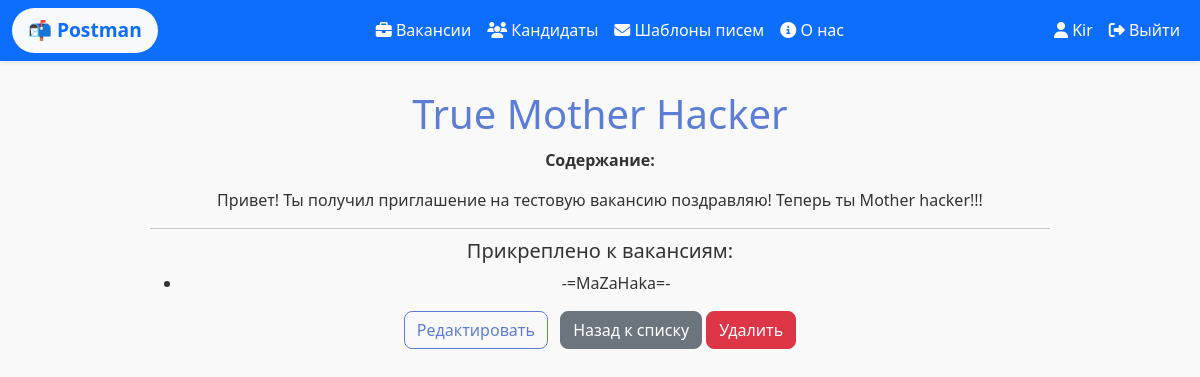
/data/template_detail/5/ (signed in), run on an earlier commit of the app's database.
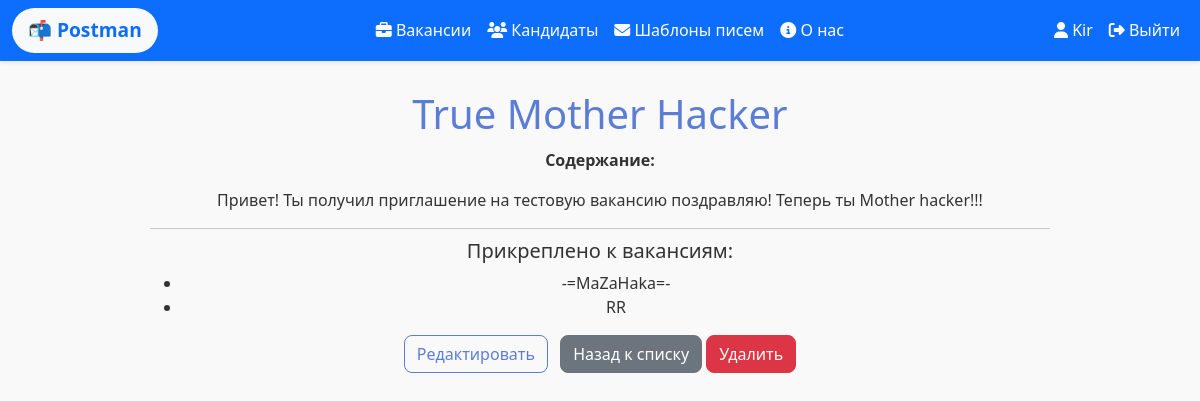
And on a later commit of the database.
### data/models.py (models this page shows, shortened)
class Vacancy(models.Model):
    title = models.CharField(max_length=100, blank=True)
    description = models.TextField(blank=True)
    user = models.ForeignKey(
        User,
        on_delete=models.SET_NULL,
        null=True,
        blank=True,
        related_name="vacancies",
        verbose_name="Пользователь"
    )
    candidates = models.ManyToManyField(Candidate, related_name='vacancies', blank=True)
    templates = models.ManyToManyField(Template,related_name='vacancies', blank=True)
    class Meta:
        verbose_name = "Вакансия"
        verbose_name_plural = "Вакансии"

### data/views.py (the view)
# urls.py: path('template_detail/<int:pk>/', views.template_detail, name='template_detail'), # детали по конкретнму письму
@login_required
def template_detail(request, pk):
    template = get_object_or_404(Template, pk=pk)
    return render(request, 'data/template_detail.html', {'template': template})

### data/templates/data/template_detail.html (shortened to what this page needs)
{% extends "main/base.html" %}
{% block content %}
<h1>{{ template.title }}</h1>
<p><strong>Содержание:</strong></p>
<p>{{ template.content }}</p>
<hr>
<h5>Прикреплено к вакансиям:</h5>
<ul>
    {% for vacancy in template.vacancies.all %}
    <li>{{ vacancy.title }}</li>
    {% empty %}
    <p>Пока ни к чему не прикреплено.</p>
    {% endfor %}
</ul>
<a href="{% url 'template_edit' template.id %}" class="btn btn-outline-primary">Редактировать</a>
<a href="{% url 'templates' %}" class="btn btn-secondary ms-2">Назад к списку</a>
<form action="{% url 'template_delete' template.id %}" method="post" style="display:inline;">
    <button type="submit" class="btn btn-danger" onclick="return confirm('Удалить письмо?')">Удалить</button>
</form>
{% endblock %}

What changed in the data, as far as the page shows it:
added Vacancy: title "RR"
